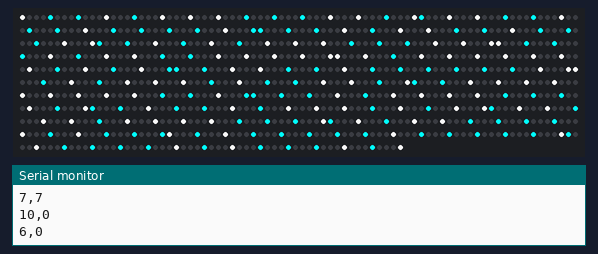
Bench run of a sketch on a simulated Arduino Uno, built with avr-gcc and run on an emulated ATmega328P. On the bench: 855 RGB LEDs in strip order, left to right, continuing on the next row, the last lines printed to the serial monitor. Random numbers use the default seed unless the sketch sets one.

Above: at 12.6 s.
At 30.0 s:
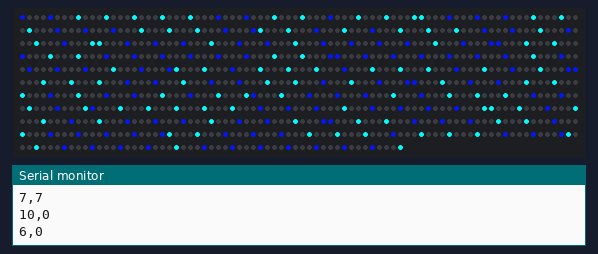
At 39.89 s:
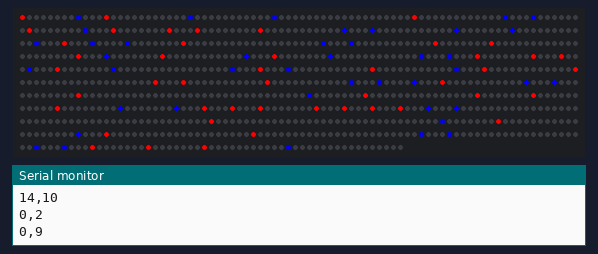

The sketch:

palette_test.ino
```cpp
#include <Adafruit_NeoPixel.h>

const int DATA_PIN = 6;
const int PIXELS_PER_ROW = 15;
const int ROWS = 15;

const int PIXELS = PIXELS_PER_ROW * ROWS;
const int LEDS_PER_ROW = (((PIXELS_PER_ROW - 1) * 4) + 1);

Adafruit_NeoPixel strip(LEDS_PER_ROW * ROWS, DATA_PIN, NEO_GRB + NEO_KHZ800);

//

const uint32_t white = strip.Color(245, 245, 245);

const uint32_t red = strip.Color(255, 0, 0);
const uint32_t blue = strip.Color(0, 0, 255);
const uint32_t green = strip.Color(0, 255, 0);

const uint32_t yellow = strip.Color(255, 255, 0);
const uint32_t cyan = strip.Color(0, 255, 255);
const uint32_t purple = strip.Color(255, 0, 255);

const uint32_t mod_blue = strip.Color(50, 100, 255);
const uint32_t mod_red = strip.Color(255, 50, 100);


const uint32_t COLORS[] = {

white, cyan,
cyan, mod_blue,
blue, red,
red, yellow,
yellow, white,
                          };
const uint32_t OFF_COLOR = strip.Color(0, 0, 0);
uint32_t COLOR_LENGTH = sizeof(COLORS) / sizeof(COLORS[0]);

uint8_t sequence[PIXELS];

void setup() {
  Serial.begin(19200);
  Serial.print("PIXELS_PER_ROW ");
  Serial.println(PIXELS_PER_ROW);
  Serial.print("ROWS ");
  Serial.println(ROWS);
  Serial.print("PIXELS ");
  Serial.println(PIXELS);
  Serial.print("LEDS_PER_ROW ");
  Serial.println(LEDS_PER_ROW);
  Serial.print("TOTAL LEDS ");
  Serial.println(strip.numPixels());

  strip.begin();
  strip.show();
  strip.setBrightness(255);

  for (uint8_t pixel=0; pixel<PIXELS; pixel++) {
      sequence[pixel] = pixel;
  }
  shuffleSequence(sequence);

}

int cycle = 0;
int index = 0;

void loop() {
    if (index == PIXELS) {
      delay(5000);
      index = 0;
      cycle += 2;
      cycle %= COLOR_LENGTH;
      strip.clear();
    } else {
      uint8_t pixel = sequence[index++];

      int row = floor(pixel / PIXELS_PER_ROW);
      int column = pixel - (row * PIXELS_PER_ROW);

      Serial.print(row);
      Serial.print(",");
      Serial.println(column);

      int rotation = 0;

//      if (row < 8) {
//        if (column < 8) {
//          rotation += 0;
//        } else {
//          rotation += 2;
//        }
//      } else {
//        if (column < 8) {
//          rotation += 4;
//        } else {
//          rotation += 6;
//        }
//      }

      uint8_t choice = random(0, 2);
      uint32_t c = COLORS[(cycle + rotation + choice) % COLOR_LENGTH];
      setColor(pixel, c);
    }
    delay(20);
    strip.show();
}


void setColor(uint8_t pixel, uint32_t color) {
    int row = floor(pixel / PIXELS_PER_ROW);
    int column = pixel - (row * PIXELS_PER_ROW);
    column = row % 2 > 0 ? (PIXELS_PER_ROW - 1) - column : column;    // flip odd rows
    pixel = (row * PIXELS_PER_ROW) + column;                          // adjusted pixel
    int led = (pixel * 4) - (floor(pixel / PIXELS_PER_ROW) * 3);
    strip.setPixelColor(led, strip.gamma32(color));
//    strip.setPixelColor(led, color);
}


void shuffleSequence(uint8_t a[]) {
    uint8_t temp;
    uint8_t r;
    for (uint8_t i=0; i<PIXELS; i++) {
        temp = a[i];
        r = random(PIXELS);
        a[i] = a[r];
        a[r] = temp;
    }
}
```

Measured:
- what the display in image 0 shows lasts 5.1 s, from 12.5 s to 17.6 s
